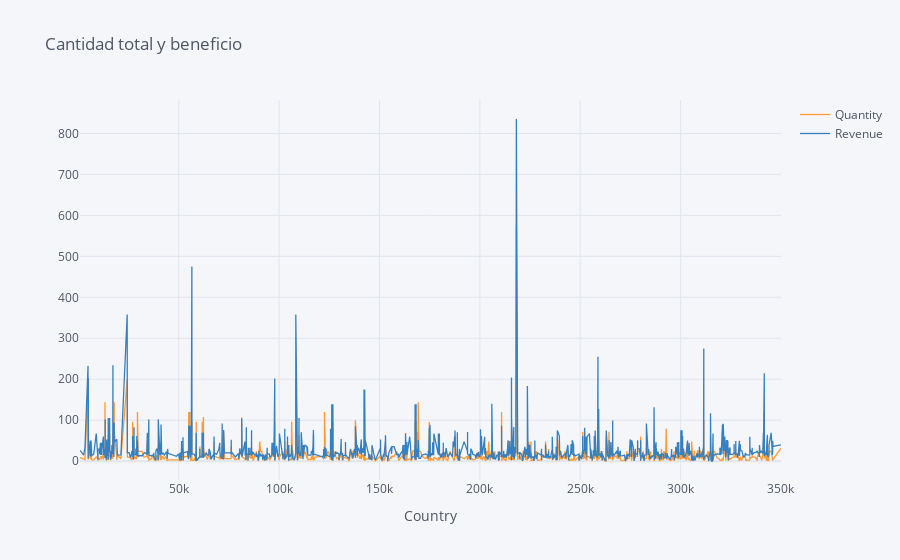

The code cell stored with this chart in its notebook:
### Code cell
data2.iplot(kind='line', xTitle='Country', title='Cantidad total y beneficio')

### Figure 1 — Plotly figure (JSON) as saved in the notebook; plotly's stock layout.template omitted (floating-point values rounded to 4 significant figures; data arrays with more than 128 entries replaced by an {"elided": "..."} marker saying what was removed)
{"data": [{"line": {"color": "rgba(255, 153, 51, 1.0)", "dash": "solid", "shape": "linear", "width": 1.3}, "mode": "lines", "name": "Quantity", "text": "", "type": "scatter", "x": {"elided": "2454 int values"}, "y": {"elided": "2454 int values"}}, {"line": {"color": "rgba(55, 128, 191, 1.0)", "dash": "solid", "shape": "linear", "width": 1.3}, "mode": "lines", "name": "Revenue", "text": "", "type": "scatter", "x": {"elided": "2454 int values"}, "y": {"elided": "2454 float values"}}], "layout": {"legend": {"bgcolor": "#F5F6F9", "font": {"color": "#4D5663"}}, "paper_bgcolor": "#F5F6F9", "plot_bgcolor": "#F5F6F9", "title": {"font": {"color": "#4D5663"}, "text": "Cantidad total y beneficio"}, "xaxis": {"gridcolor": "#E1E5ED", "showgrid": true, "tickfont": {"color": "#4D5663"}, "title": {"font": {"color": "#4D5663"}, "text": "Country"}, "zerolinecolor": "#E1E5ED"}, "yaxis": {"gridcolor": "#E1E5ED", "showgrid": true, "tickfont": {"color": "#4D5663"}, "title": {"font": {"color": "#4D5663"}, "text": ""}, "zerolinecolor": "#E1E5ED"}}}
